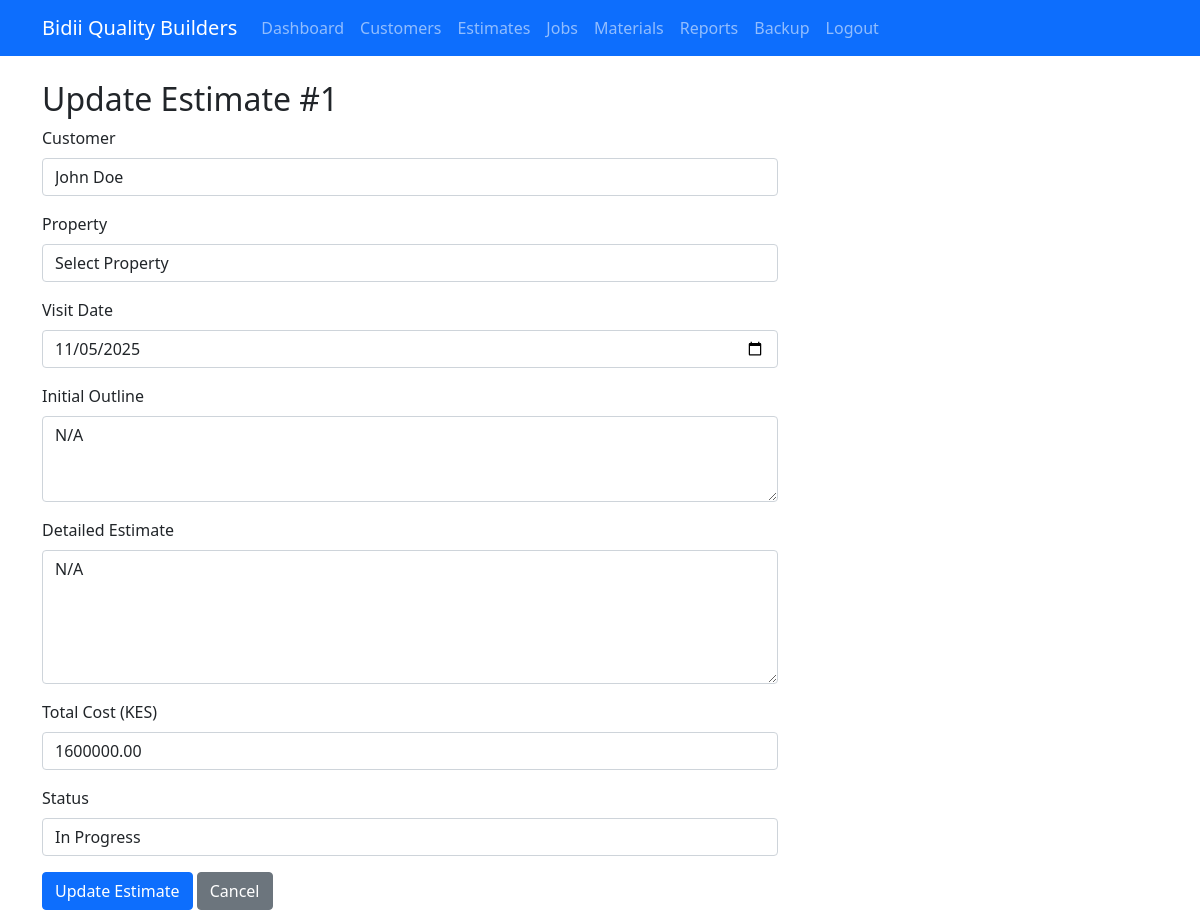
The page /estimates/1/edit/ (signed in) on the database its author committed.
### bidii_builders/models.py (models this page shows, shortened)
class Estimate(models.Model):
    ESTIMATE_STATUS_CHOICES = [
        ('pending', 'Pending'),
        ('sent', 'Sent'),
        ('accepted', 'Accepted'),
        ('rejected', 'Rejected'),
        ('in_progress', 'In Progress'),
        ('completed', 'Completed'),
    ]
    customer = models.ForeignKey(Customer, on_delete=models.CASCADE)
    property_obj = models.ForeignKey(Property, on_delete=models.CASCADE, null=True, blank=True)  # Make nullable
    visit_date = models.DateField()
    initial_outline = models.TextField()
    detailed_estimate = models.TextField()
    total_cost = models.DecimalField(max_digits=12, decimal_places=2, default=Decimal('0.00'))
    status = models.CharField(max_length=20, choices=ESTIMATE_STATUS_CHOICES, default='pending')
    estimate_date = models.DateField(auto_now_add=True)
    sent_date = models.DateField(null=True, blank=True)
    accepted_date = models.DateField(null=True, blank=True)
    created_at = models.DateTimeField(auto_now_add=True)
    updated_at = models.DateTimeField(auto_now=True)

class Customer(models.Model):
    user = models.OneToOneField(User, on_delete=models.CASCADE, null=True, blank=True)
    first_name = models.CharField(max_length=100)
    last_name = models.CharField(max_length=100)
    email = models.EmailField()
    phone = models.CharField(max_length=20)
    address = models.TextField()
    created_at = models.DateTimeField(auto_now_add=True)
    updated_at = models.DateTimeField(auto_now=True)
    @property
    def full_name(self):
        return f"{self.first_name} {self.last_name}"

### bidii_builders/views.py (the view, shortened to what this page needs)
# urls.py: path('estimates/<int:pk>/edit/', views.estimate_update, name='estimate_update'),
@login_required
def estimate_update(request, pk):
    if not request.user.is_staff:
        return redirect('customer_dashboard')
    estimate = get_object_or_404(Estimate, pk=pk)
    customers = Customer.objects.all()
    properties = Property.objects.filter(customer=estimate.customer)
    return render(request, 'bidii_builders/estimates/update.html', {
        'estimate': estimate,
        'customers': customers,
        'properties': properties
    })

### templates/bidii_builders/estimates/update.html (shortened to what this page needs)
{% extends 'base.html' %}
{% block content %}
<div class="row">
    <div class="col-md-8">
        <h2>Update Estimate #{{ estimate.id }}</h2>
        <form method="post">
            <div class="mb-3">
                <label for="customer" class="form-label">Customer</label>
                <select class="form-control" id="customer" name="customer" required>
                    {% for customer in customers %}
                    <option value="{{ customer.id }}" {% if customer.id == estimate.customer.id %}selected{% endif %}>{{ customer.full_name }}</option>
                    {% endfor %}
                </select>
            </div>
            <div class="mb-3">
                <label for="property_obj" class="form-label">Property</label>
                <select class="form-control" id="property_obj" name="property_obj" required>
                    <option value="">Select Property</option>
                </select>
            </div>
            <div class="mb-3">
                <label for="visit_date" class="form-label">Visit Date</label>
                <input type="date" class="form-control" id="visit_date" name="visit_date" value="{{ estimate.visit_date|date:'Y-m-d' }}" required>
            </div>
            <div class="mb-3">
                <label for="initial_outline" class="form-label">Initial Outline</label>
                <textarea class="form-control" id="initial_outline" name="initial_outline" rows="3" required>{{ estimate.initial_outline }}</textarea>
            </div>
            <div class="mb-3">
                <label for="detailed_estimate" class="form-label">Detailed Estimate</label>
                <textarea class="form-control" id="detailed_estimate" name="detailed_estimate" rows="5" required>{{ estimate.detailed_estimate }}</textarea>
            </div>
            <div class="mb-3">
                <label for="total_cost" class="form-label">Total Cost (KES)</label>
                <input type="number" step="0.01" class="form-control" id="total_cost" name="total_cost" value="{{ estimate.total_cost }}" required>
            </div>
            <div class="mb-3">
                <label for="status" class="form-label">Status</label>
                <select class="form-control" id="status" name="status" required>
                    <option value="in_progress" {% if estimate.status == 'in_progress' %}selected{% endif %}>In Progress</option>
                </select>
            </div>
            <button type="submit" class="btn btn-primary">Update Estimate</button>
            <a href="{% url 'estimate_detail' estimate.id %}" class="btn btn-secondary">Cancel</a>
        </form>
    </div>
</div>
{% endblock %}

### rows shown on the page
Estimate: id "1", customer "John Doe", visit_date "11/05/2025", initial_outline "N/A", detailed_estimate "N/A", total_cost "1600000.00", status "In Progress"
